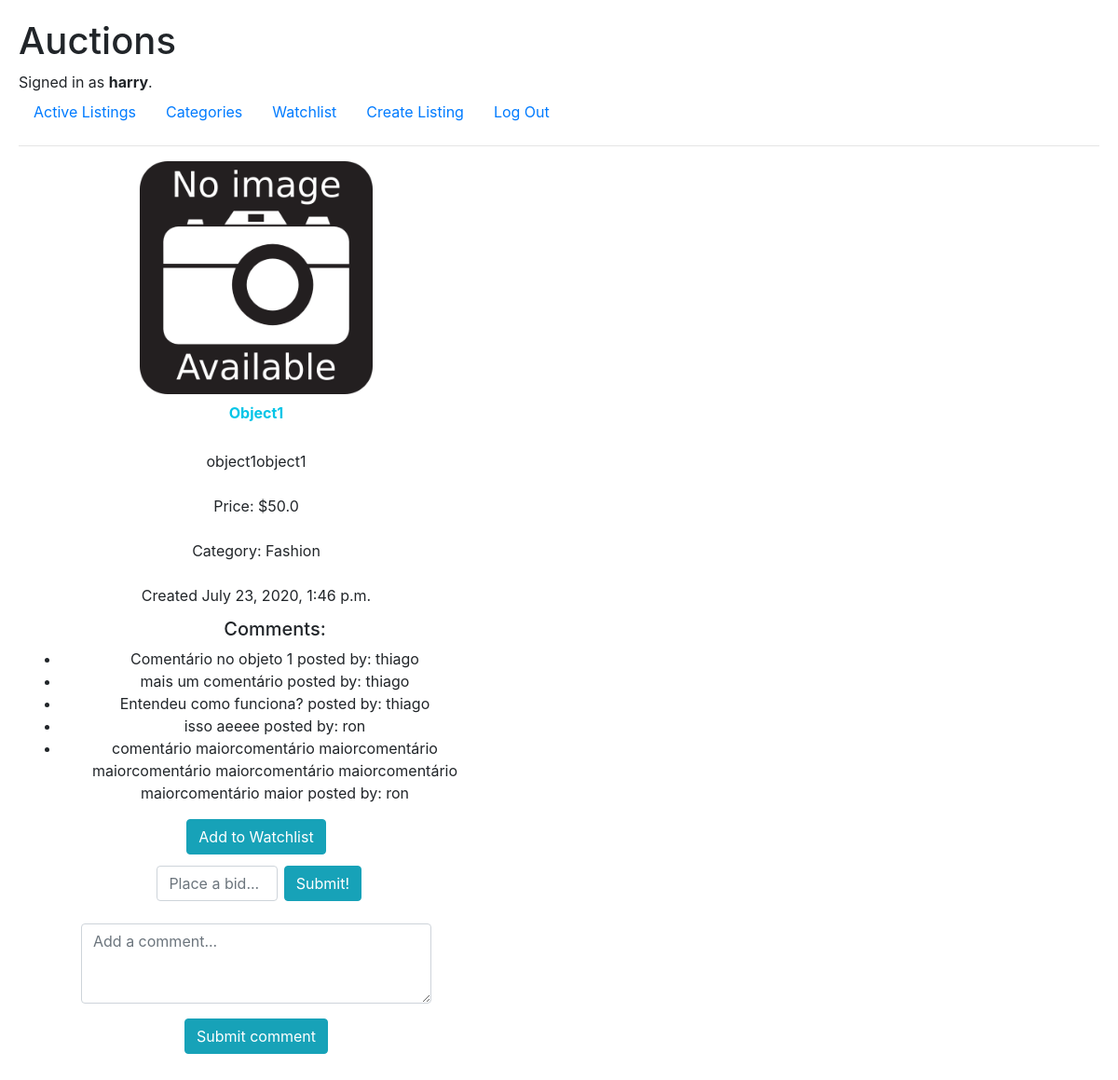
/listing/41 (signed in), run on an earlier commit of the app's database.
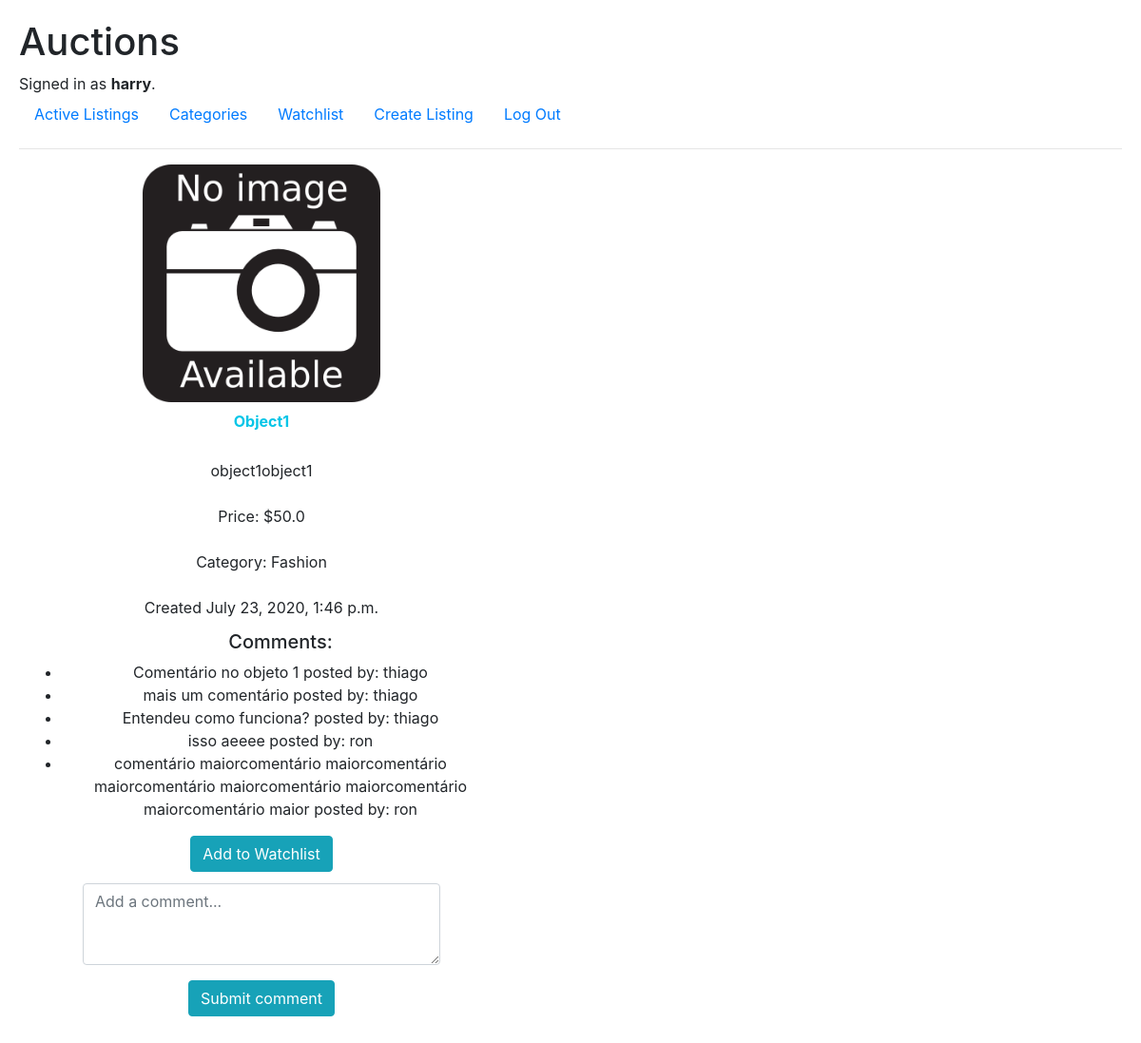
And on a later commit of the database.
### auctions/views.py (the view)
# urls.py: path("listing/<int:listing_id>", views.listing, name="listing"),
def listing(request, listing_id):
    al = AuctionListings.objects.get(pk=listing_id)
    try:
        max_bid = al.current_bid.aggregate(Max('bid'))
        max_bid = float(max_bid["bid__max"])
        winner_bid = al.current_bid.all().get(bid=max_bid)
        winner_user = winner_bid.bid_owner
    except:
        winner_user = al.al_owner
    return render(request, "auctions/listing.html", {
        "al": al,
        "watchlist": al.users_whatching.all(),
        "winner_user": winner_user,
        "comments": al.comments.all()
    })

### auctions/templates/auctions/listing.html (shortened to what this page needs)
{% extends "auctions/layout.html" %}
{% block body %}
<div class="div_listing">
    <figure class="figure">
        {% if al.url_listing_image %}
            <img src="{{ al.url_listing_image }}" width="250" class="figure-img img-fluid rounded" alt="Image">
        {% else %}
            <img src="../../static/auctions/no-image.png" width="250" class="figure-img img-fluid rounded" alt="Image">
        {% endif %}
        <figcaption class="figure-caption text-center">{{ al.listing_title }}</figcaption>
    </figure>
    <p> {{ al.listing_description }} </p>
    <p>Price: ${{ al.bid }}</p>
    <p>Category: {{ al.listing_category }}</p>
    <p>Created {{ al.post_date }}</p>
    <div>
        <ul>
            {% if comments %}
                <h5>Comments:</h5>
            {% endif %}
            {% for comment in comments %}
                <li>{{ comment.comment }} posted by: {{ comment.comment_owner }}</li>
            {% endfor %}
        </ul>
    </div>
    {% if user.is_authenticated %}
        {% if user in watchlist %}
            <a class="btn btn-info" href="{% url 'watchlist_remove' al.id user.id %}" role="button">Remove from Watchlist</a>
        {% else %}
            <a class="btn btn-info" href="{% url 'watchlist_add' al.id user.id %}" role="button">Add to Watchlist</a>
        {% endif %}
        {% if al.is_open %}
            <form action="{% url 'place_bid' al.id user.id %}" class="form-inline form_bid" method="POST">
                <div class="form-group bid_div">
                    <input type="text" class="form-control col-12" id="bid_input" name="bid" placeholder="Place a bid..." required>
                </div>
                <button type="submit" class="btn btn-info">Submit!</button>
            </form>
        {% elif user == winner_user %}
            <h2>You are the Winner!!!</h2>
        {% endif %}
        <form action="{% url 'add_comment' al.id %}" class="comment_form" method="POST">
            <div class="form-group">
                <textarea class="form-control" id="comment_id" name="comment" rows="3" placeholder="Add a comment..."></textarea>
            </div>
            <button type="submit" class="btn btn-info">Submit comment</button>
        </form>
    {% else %}
        <a class="btn btn-info" href="{% url 'login' %}" role="button">Login to place a bid or add to your watchlist.</a>
    {% endif %}
</div>
{% endblock %}

What changed in the data, as far as the page shows it:
changed AuctionListings "Object1": is_open True → False (drawn)
Also different on the page:
text no longer shown: "Submit!"
